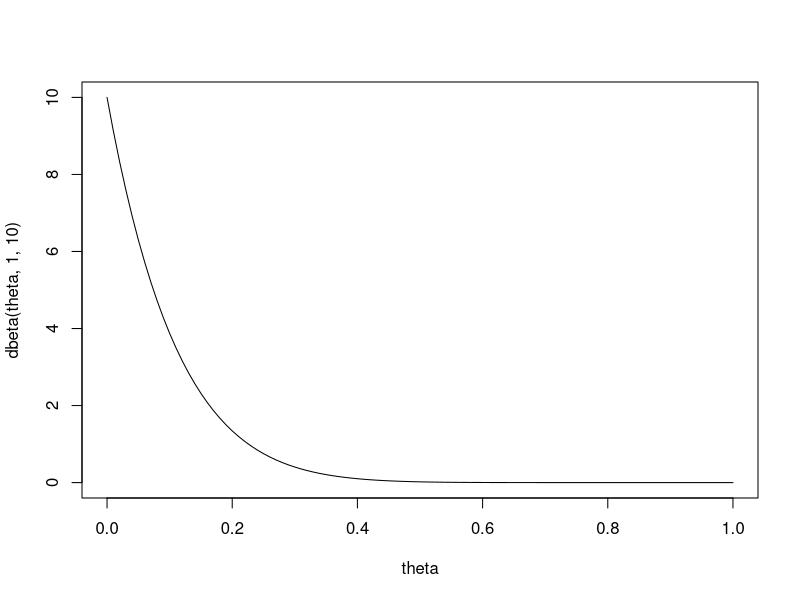
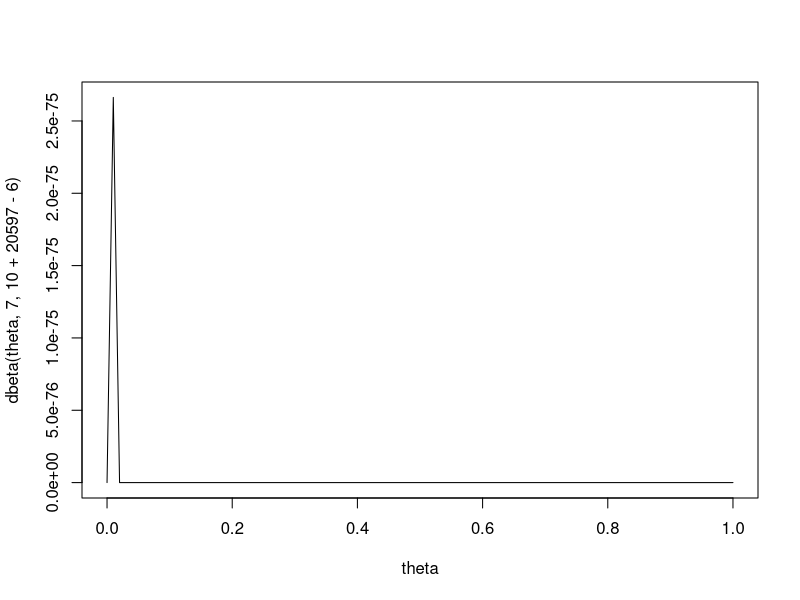
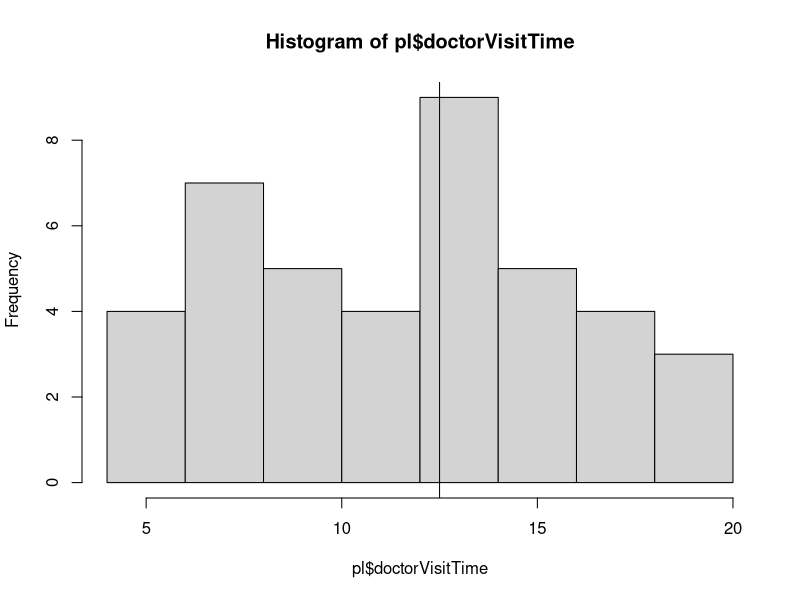
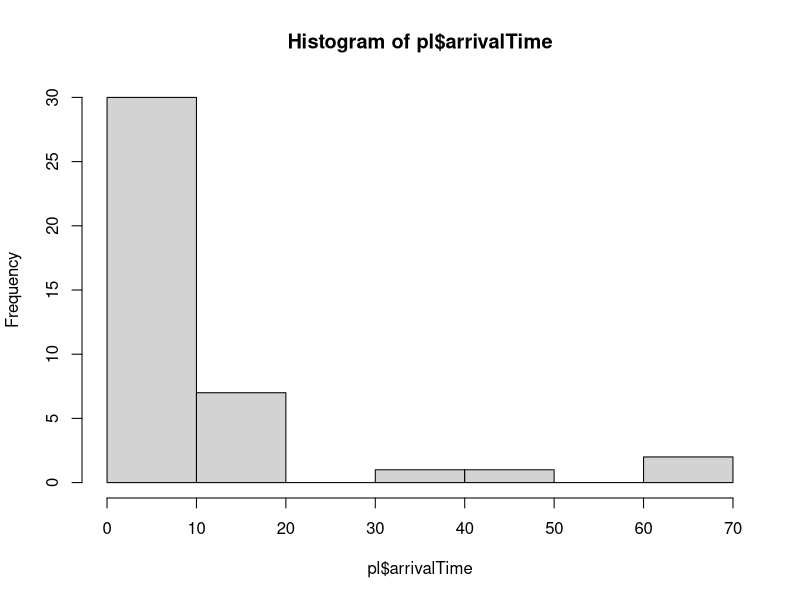
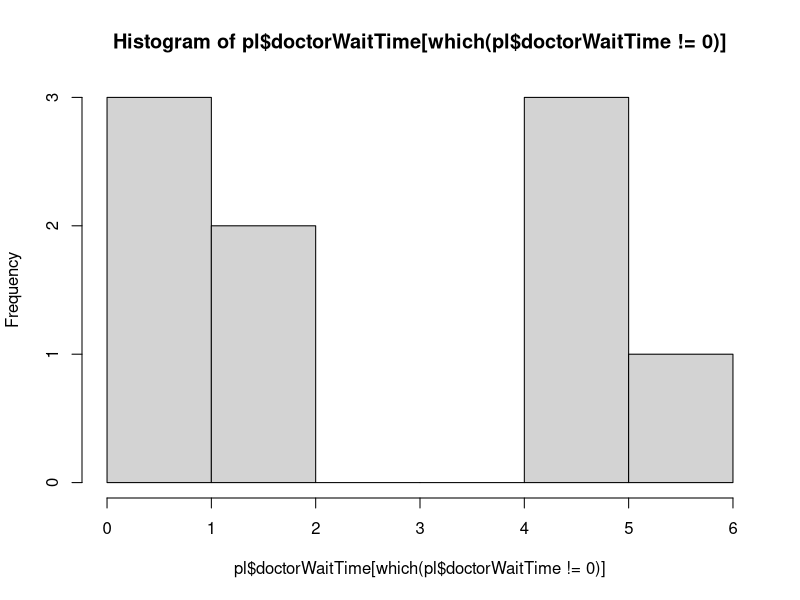
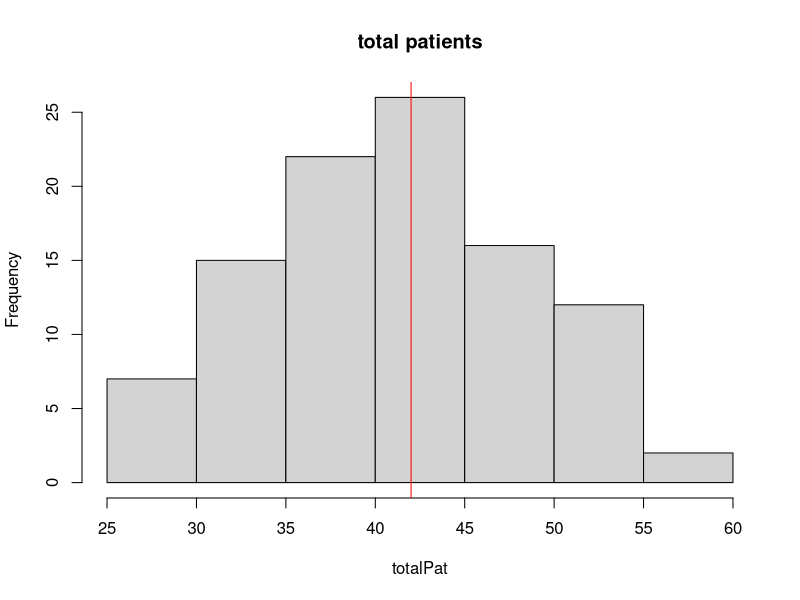
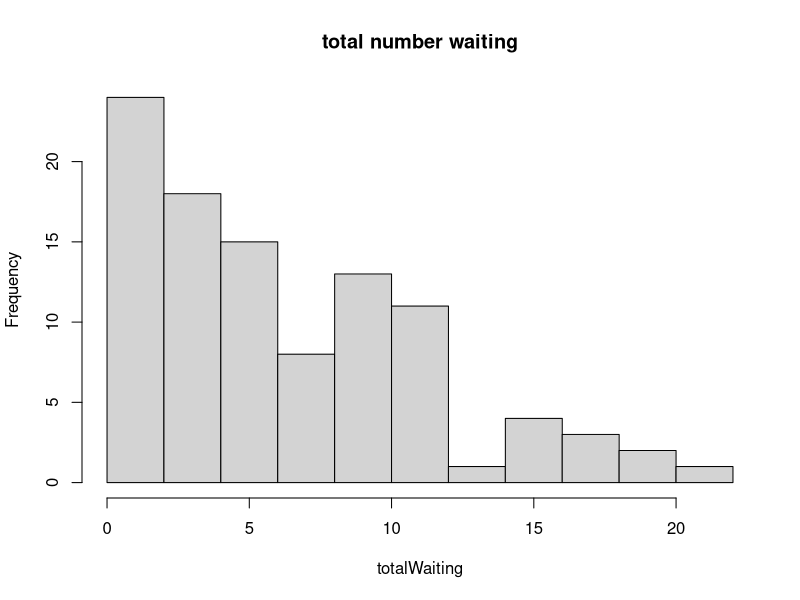
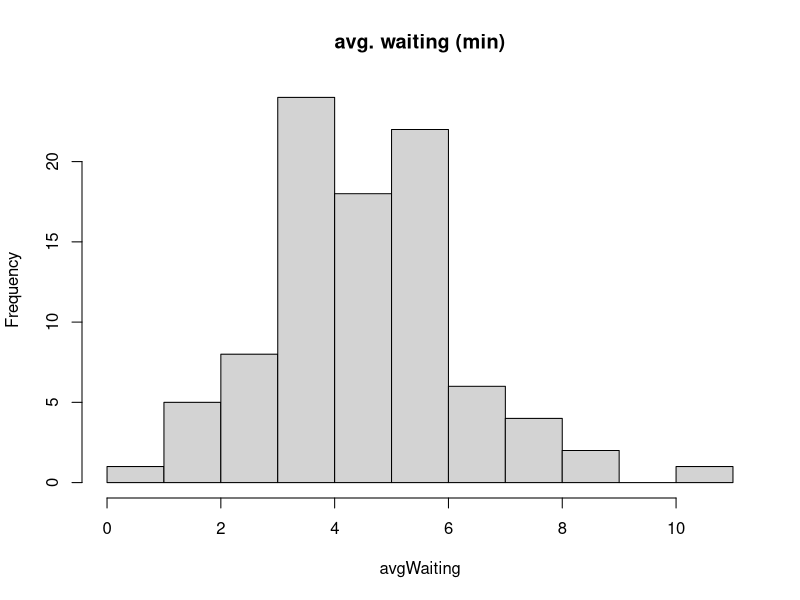

The R source for these figures, in order:
## ---- chunk 1
 fy<-function(y) {return(0.5*dnorm(y,mean=1,sd=2)+0.5*dnorm(y,2,sd=2))}    
## ---- chunk 2
dy<-function(y){ return( (1/2)*dnorm(y,mean=1,sd=2)/fy(y))}
dy(1)
## ---- chunk 3
spread<-8

## outcome of the games favor score - underdog score
 games<-c(-7,-5,-3,-3,1,6,7,13,15,16,20,21)
## frequentist approach
 fav.wins<-  mean(games>0)
 message(paste0("(frequentist): fav wins: ", round(fav.wins,2)))
 fav.by.8<- mean((games>8))
  message(paste0("(frequentist): fav wins by 8: ", round(fav.by.8,2)))

  ## P( fav. wins >8 | fav. wins) = P(fav. wins > 8, fav. wins )/ P(fav. wins)
 cond<-sum(games>8 & games>0)/sum(games>0)   
  c<-fav.by.8/fav.wins
 message(paste0("(frequentist): fav wins by 8 given fav. wins: ", round(cond,2)))
## ---- chunk 4
## part b
  d<-games-8
  sample.mean <-mean(d)
  sample.sd<-sd(d)
  ## assume  d|x ~ N(0,10.10)
  fav.wins.norm<- 1-pnorm(-8,mean=sample.mean,sd=sample.sd)
   message(paste0("(normal): fav wins: ", round(fav.wins.norm,2)))

  fav.by.8.norm<-1-pnorm(0,mean=sample.mean,sd=sample.sd)
    message(paste0("(normal): fav wins by 8: ", round(fav.by.8.norm,2)))
## Pr(Wins by 8 | Fav. wins) = P(Fav. wins | wins by 8)P(wins by 8) / P(fav. wins)
    ## P(Fav. wins | wins by 8) = 1
  cond.norm<-fav.by.8.norm/fav.wins.norm
   message(paste0("(normal): fav wins by 8 given fav. wins: ", round(cond.norm,2)))

## ---- chunk 5
theta=seq(from=0,to=1,by=.01)
plot(theta,dbeta(theta,1,10),type='l')
## ---- chunk 6
 # the posterior for theta is Beta(1+6,10+20597-6)
 plot(theta,dbeta(theta,7,10+20597-6),type='l')

 ## posterior mean is 7/(20601)
## then P(X>=1) = 1-P(X<=0 | p)
  1-pbinom(0,435,prob=7/20608)
## ---- chunk 7

 
 
### waiting time for a new patient to arrive in the clinic
###########################################################
 # patientList is the data frame of all patients
 # closeTime is the time to stop admitting (420 minutes)
 # currentPatient Number 
 # current time is the running total of time
  newPatientArrival<-function(patientList,
                             closeTime=timeToClose,
                              waitTime,
                             visitTime,
                             currentPatientNumber=0,
                             currentTime,
                             assignedDoctor="none",
                             completionTime=0){
    # waiting time for next patient
     patientTime<-round(rexp(1,rate=1/10),2)
    # current time of existing patients
     current<-max(patientList$currentTime)
   ## the clinic stops admitting patients at 4pm
   if( (current+patientTime)<=closeTime){
     ## in minutes
   newPatient<-createPatientChart(currentPatientNumber,patientTime,waitTime,visitTime,currentTime,assignedDoctor,0)
    }else{
    newPatient<-createPatientChart(currentPatientNumber,patientTime,waitTime,visitTime,currentTime,"closed_notAdmitted",0)
   }
   return(newPatient)
 }
#################### 
 
 
 
 computeWaitTime<-function(doctors=NULL,
                           patientList=NULL,
                           patientID=1){
   ## need to compute visiting time (booked)
   ## next time available
   ## required input current time for a specific doctor/patient ?
   # patient time (minutes)
   
   ## FIX ME: it is grabbing 2 patient IDs?
   currentTime<-patientList$currentTime[which(patientList$patient==patientID)]
   visitTime<-runif(1,min=5,max=20) ## minutes
 
   
   if(any(doctors$nextTimeAvail<currentTime)){
     waitTime=0
     assignedDr<-sample(doctors$dr[which(doctors$nextTimeAvail<currentTime)],1)
     ### current time + visitTime
     nextAvailTime<- visitTime+currentTime+waitTime
     ## completion time for patient exit (closing time).
   }else if(any(doctors$nextTimeAvail<currentTime)==FALSE){
     # all doctors are booked, no available doctors.
     # wait time is the difference between next available time (assuming all times are greater than patient time)
     waitTime<-min(doctors$nextTimeAvail-currentTime)
     assignedDr<-doctors$dr[which( (doctors$nextTimeAvail-currentTime)==min(doctors$nextTimeAvail-currentTime))]
       if(length(assignedDr)>1){
         assignedDr<-assignedDr[1]
       }
     nextAvailTime<- visitTime+currentTime+waitTime  ## completion time for patient to exit
    }## if all doctors unavail
    #print(assignedDr)
    #print(currentTime)
    ##  update doctor list
     doctors[which(doctors$dr==assignedDr),'visitingPatient']<-patientID
     doctors[which(doctors$dr==assignedDr),'nextTimeAvail']<-nextAvailTime
     doctors[which(doctors$dr==assignedDr),'currentTime']<-currentTime ## patient time
     doctors[which(doctors$dr==assignedDr),'visitTimeLength']<-visitTime
     # flag avail to no.
     doctors[which(doctors$dr==assignedDr),'avail']<-'no'
     ## update patient list
     patientList[which(patientList$patient==patientID),'doctorWaitTime']<-waitTime
     patientList[which(patientList$patient==patientID),'doctorVisitTime']<-visitTime
     patientList[which(patientList$patient==patientID),'assignedDoctor']<-assignedDr
     patientList[which(patientList$patient==patientID),'completionTime']<-nextAvailTime
   return(list(patient=patientList,doctor=doctors))
 }
 
 
 ## creates a patient object
 createPatientChart<-function(currentPatientNumber,arrivalTime,waitTime,visitTime,currentTime,assignedDoctor,completionTime){
   patientID<-data.frame(patient=currentPatientNumber+1,
                         arrivalTime=arrivalTime,
                         doctorWaitTime=waitTime,
                         doctorVisitTime=visitTime,
                         currentTime=currentTime,
                         assignedDoctor=assignedDoctor,
                         completionTime=0)
   return(patientID)
 }
 
 updatePatientList<-function(patientList,patientID){
   patientList<-rbind(patientList,patientID)
   return(patientList)
 }
 
updateTime<-function(currentTime,newTime=NULL,p1){
  p1$currentTime<-currentTime+newTime
  return(p1)
}
 totalPatients<-0
## this is the simulation
 ## first task : loop through the time update for patients
 ## second task : include the doctor assignment query.
simulateProcess<-function(doctors=NULL,
                          totalWait=NULL,
                          totalPatients=0,
                          timeToClose=420,
                          currentTime=NULL){
  ## initiate Patient List
 patientList<-data.frame(patient=0,
                         arrivalTime=0,
                         doctorWaitTime=0,
                         doctorVisitTime=0,
                         currentTime=0,
                         assignedDoctor='none',
                         completionTime=0)
 ## not sure what to put here.
 currentTime<-patientList$currentTime[which(patientList$patient==max(patientList$patient))] ## current time is the max current time from patient chart.
 currentPatientNumber<-0
 
 ## timeToClose (minutes) is stopping to admit patients
  while(currentTime<timeToClose){
    ## patient enters after the (i-1) patient enters.
    p1<-newPatientArrival(patientList,
                             closeTime=timeToClose,
                          waitTime=0,
                          visitTime=0,
                             currentPatientNumber=currentPatientNumber,
                             currentTime)
    ## update time
    p1<-updateTime(p1$currentTime,newTime=p1$arrivalTime,p1)
    
    # given a patient time, switch the availability of any doctor
    # if a doctors next available time is less than the current time, switch him to available
    ## FIX ME: need to ensure this flag is correct.
    if(any(doctors$nextTimeAvail<p1$currentTime)){
      doctors$avail[which(doctors$nextTimeAvail<p1$currentTime)]<-'yes'
    }
    
    ## create a patient list
    if(currentPatientNumber==0){
      patientList<-p1
     # update patient number  
      currentPatientNumber<-currentPatientNumber+1
    }else{
      patientList<-rbind(patientList,p1)
     # update patient number  
      currentPatientNumber<-currentPatientNumber+1
    }
    
    ## task 2 assign a doctor
     ### check for doctor availability
     ## compute wait time, and/or compute the next available time
     ## returns a list object.
    clinicList<-computeWaitTime(doctors,patientList,patientID=patientList$patient[currentPatientNumber])
  
    doctors<-clinicList[["doctor"]]
   patientList<-clinicList[["patient"]]
   ## update flags
     # update currentTime
    ## current time is cumulative sum of the arrival times.
   currentTime<-patientList$currentTime[which(patientList$patient==max(patientList$patient))] ## current time is the max current time from patient chart.
   
   ## fix me:
   ## reset doctor availability based on current patient time.
   upID<-which(doctors$nextTimeAvail<currentTime)
   doctors$nextTimeAvail[upID]<-currentTime
   doctors$currentTime[upID]<-currentTime 
   doctors$visitTimeLength[upID]<-0 
  }## while loop
  return(list(patient=patientList,doctors=doctors))
}

## ---- chunk 8

 doctors<-data.frame(dr=c('a','b','c'),
                     visitingPatient=c(0,0,0), ## who is doctor seeing (patient ID)
                     visitTimeLength=c(0,0,0), # length of doctor visit U(5,20)
                     currentTime=c(0,0,0),    ## current Time
                     nextTimeAvail=c(0,0,0),  ## current time + visitTimeLength = next avail time.
                     avail=c("yes","yes","yes"))
## initiate times
 totalWait<-0
 currentPatientNumber<-0
 ## clinic opens at 9am -4pm that is 7 hours (420 min.)
 timeToClose<-7*60 ## stops admiting patienets in 420 minutes
 ## current time is 0
 ## this will be the running total of minutes.
 currentTime<-0
 
 
 
res<-simulateProcess(doctors,
                          totalWait,
                          totalPatients,
                          timeToClose,
                          currentTime)

pl<-res$patient[which(res$patient$currentTime<=420),]

 hist(pl$doctorVisitTime)
 abline(v=(20+5)/2) ## should be ~12
 
 hist(pl$arrivalTime) ## should be close to 10  exp(1/10) has mean 10
 
  hist(pl$doctorWaitTime[which(pl$doctorWaitTime!=0)]) ## about 2.41
  print(max(pl$completionTime)-420) ## closing time
  print(max(pl$patient)) ## total patient  should be 42

## (20-5)/6 + 10 this is about 12.5 minutes of arrival + visit time. which is approximately close to 10 
## the arrival time is about 10 minutes.  

## we should expect 42 patients
 #420/10
  
  ## sanity check
  #all(pl$currentTime+pl$doctorWaitTime+pl$doctorVisitTime-pl$completionTime==0)
## ---- chunk 9

 totalPat<-NULL
 totalWaiting<-NULL
 avgWaiting<-NULL
 closing<-NULL
 patientList<-NULL
 p1<-NULL
 
for(i in 1:100){
  
 doctors<-data.frame(dr=c('a','b','c'),
                     visitingPatient=c(0,0,0), ## who is doctor seeing (patient ID)
                     visitTimeLength=c(0,0,0), # length of doctor visit U(5,20)
                     currentTime=c(0,0,0),    ## current Time
                     nextTimeAvail=c(0,0,0),  ## current time + visitTimeLength = next avail time.
                     avail=c("yes","yes","yes"))
## initiate times
 totalWait<-0
 totalPatients<-0
 currentPatientNumber<-0
 ## clinic opens at 9am -4pm that is 7 hours (420 min.)
 timeToClose<-7*60 ## stops admiting patienets in 420 minutes
 ## current time is 0
 ## this will be the running total of minutes.
 currentTime<-0
 
 
res<-simulateProcess(doctors,
                          totalWait,
                          totalPatients,
                          timeToClose,
                          currentTime)

pl<-res$patient[which(res$patient$currentTime<=420),]


 totalPat<-c(totalPat,max(pl$patient))
  totalWaiting<-c(totalWaiting,nrow(pl[which(pl$doctorWaitTime!=0),]))
 avgWaiting<-c(avgWaiting,mean(pl[which(pl$doctorWaitTime!=0),"doctorWaitTime"]))
 closing<-c(closing,max(pl$completionTime))
 
}
 
 hist(totalPat,main="total patients")
 abline(v=420/10,col='red')
 
 hist(totalWaiting,main="total number waiting")
 hist(avgWaiting,main="avg. waiting (min)")
 hist(closing-420,main="closing time")

